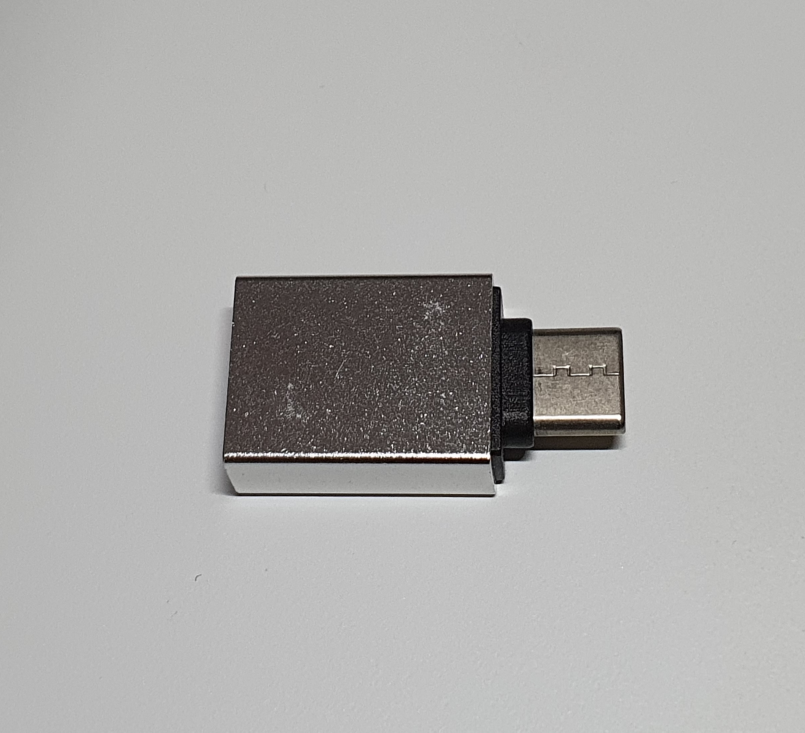
#> input picture sample.jpg, 2415 x 2197 px (shown at 1/3 size)
$ python term_project.py
#> lines starting #> are read from the running program, lines starting #| are printed output that depends on the picture; after the words box and inside, x2 and y2 are one past the last pixel; in counts of white or black regions, pixels touching at a corner belong together
import cv2
import numpy as np
from scipy.spatial import distance as dist

def measure_object(image_path, width_of_reference=3.5):
    """
    물체의 크기를 측정하는 함수
    :param image_path: 이미지 파일 경로
    :param width_of_reference: 참조 물체의 실제 너비 (cm)
    """
#> called with image_path = 'sample.jpg', width_of_reference = 3.5
    # 이미지 읽기
    image = cv2.imread(image_path)
#> image is the input picture: shape (2197, 2415, 3); mean B, G, R 172.8, 174.2, 175
    # 이미지 크기 조정
    image = cv2.resize(image, (800, 600))
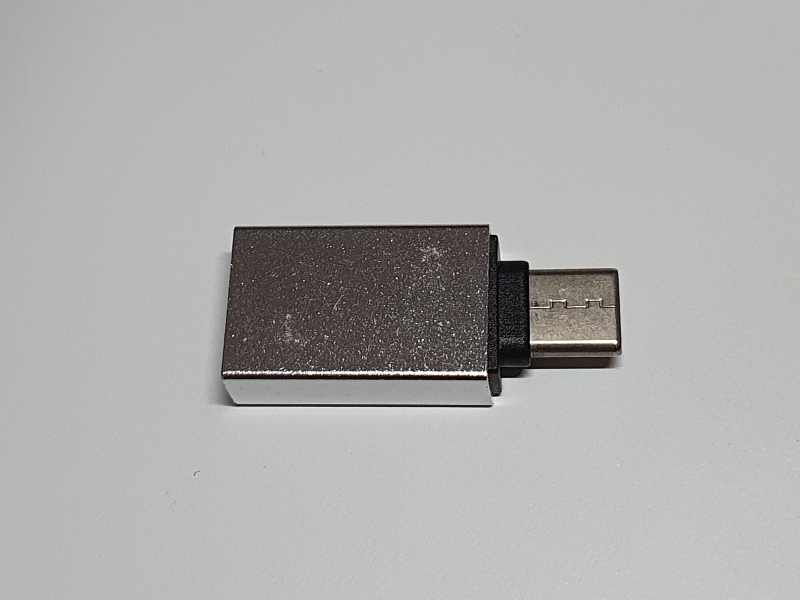
#> image: shape (600, 800, 3); mean B, G, R 172.7, 174.1, 174.8
    # 원본 이미지 복사
    orig = image.copy()

    # 그레이스케일 변환
    gray = cv2.cvtColor(image, cv2.COLOR_BGR2GRAY)
    # 가우시안 블러 적용
    blurred = cv2.GaussianBlur(gray, (7, 7), 0)
    # 엣지 검출
    edged = cv2.Canny(blurred, 50, 100)
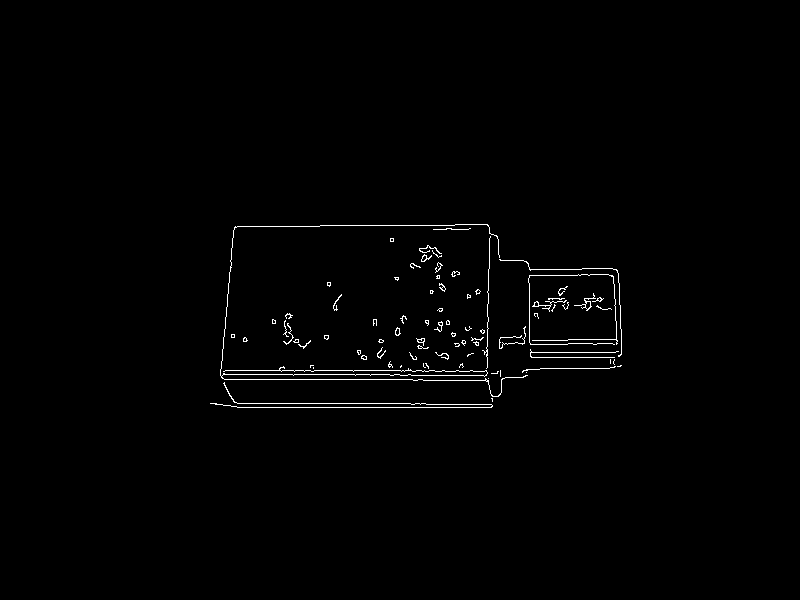
#> edged: shape (600, 800); 0.9% white in thin lines or dots, all inside (x1, y1, x2, y2) = (210, 224, 622, 408)

    # 윤곽선 찾기
    contours, _ = cv2.findContours(edged.copy(), cv2.RETR_EXTERNAL, cv2.CHAIN_APPROX_SIMPLE)
#> contours = 80 contours, 74 with area under 20; largest, box (x1, y1, x2, y2) and area: (574, 293, 596, 311) 43, (421, 254, 432, 262) 30, (220, 224, 528, 397) 29, (395, 327, 401, 336) 28, (532, 300, 567, 312) 26, (416, 338, 425, 346) 24
    # 면적 기준으로 윤곽선 정렬
    contours = sorted(contours, key=cv2.contourArea, reverse=True)[:5]
#> contours = 5 contours; box (x1, y1, x2, y2) and area: (574, 293, 596, 311) 43, (421, 254, 432, 262) 30, (220, 224, 528, 397) 29, (395, 327, 401, 336) 28, (532, 300, 567, 312) 26

    reference_object = None
    pixel_per_cm = None

    # 각 윤곽선 처리
    for c in contours:
        # 윤곽선 근사화
        peri = cv2.arcLength(c, True)
        approx = cv2.approxPolyDP(c, 0.02 * peri, True)

        # 참조 물체 찾기 (가장 왼쪽에 있는 물체로 가정)
        if reference_object is None:
            # 경계 상자 구하기
            box = cv2.minAreaRect(c)
            box = cv2.boxPoints(box)
            box = np.array(box, dtype="int")

            # 경계 상자 정렬
            box = order_points(box)

            # 참조 물체의 너비 계산 (픽셀)
            (tl, tr, br, bl) = box
            reference_width = dist.euclidean(tl, tr)

            # 픽셀 당 센티미터 비율 계산
            pixel_per_cm = reference_width / width_of_reference

            reference_object = (box, (0, 255, 0))
            continue

        # 다른 물체들의 크기 측정
        box = cv2.minAreaRect(c)
        box = cv2.boxPoints(box)
        box = np.array(box, dtype="int")
        box = order_points(box)

        # 물체의 치수 계산
        (tl, tr, br, bl) = box
        width_pixels = dist.euclidean(tl, tr)
        height_pixels = dist.euclidean(tl, bl)

        # 실제 크기로 변환 (센티미터)
        width_cm = width_pixels / pixel_per_cm
        height_cm = height_pixels / pixel_per_cm

        # 결과 표시
        mid_point = np.mean(box, axis=0).astype(int)
        cv2.putText(image, f"{width_cm:.1f}cm",
                   (mid_point[0] - 40, mid_point[1]),
                   cv2.FONT_HERSHEY_SIMPLEX, 0.65, (255, 0, 0), 2)
        cv2.putText(image, f"{height_cm:.1f}cm",
                   (mid_point[0] + 40, mid_point[1]),
                   cv2.FONT_HERSHEY_SIMPLEX, 0.65, (255, 0, 0), 2)

        # 윤곽선 그리기
        cv2.drawContours(image, [box.astype(int)], -1, (0, 0, 255), 2)
#> this loop made 5 passes
#> (peri, reference_width) on pass 1: (98.43, 22.2)
#> (peri, width_pixels) on passes 2 to 5: (33.21, 10.2), (2703, 306.7), (21.9, 5), (123.5, 34.06)
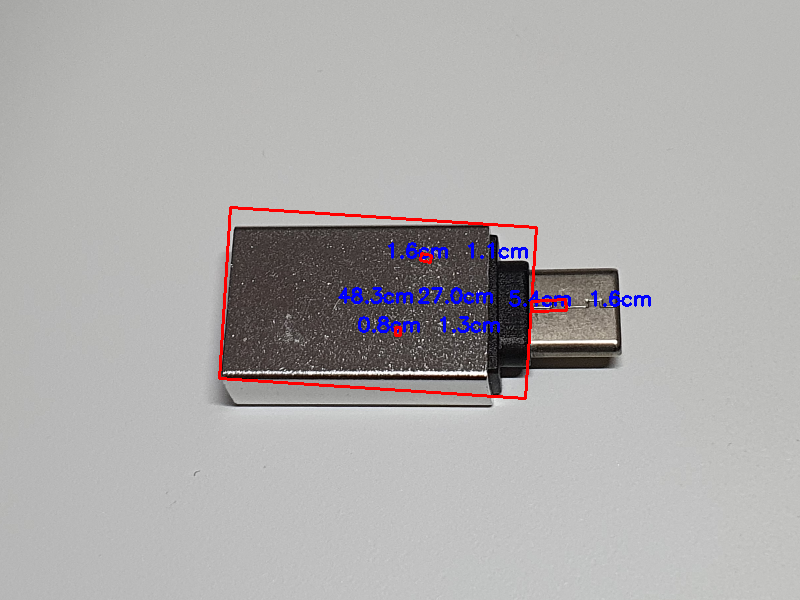
#> image: shape (600, 800, 3); 1.35% of pixels changed, all inside (x1, y1, x2, y2) = (218, 206, 651, 400)
#> after the loop, pixel_per_cm = 6.34; reference_width = 22.2

    # 결과 이미지 표시
    cv2.imshow("Image", image)
    cv2.waitKey(0)
    cv2.destroyAllWindows()

def order_points(pts):
    """
    경계 상자의 꼭지점들을 정렬하는 함수
    순서: 좌상단, 우상단, 우하단, 좌하단
    """
    rect = np.zeros((4, 2), dtype="float32")

    # 좌표 합으로 좌상단(min)과 우하단(max) 찾기
    s = pts.sum(axis=1)
    rect[0] = pts[np.argmin(s)]
    rect[2] = pts[np.argmax(s)]

    # 좌표 차로 우상단(min)과 좌하단(max) 찾기
    diff = np.diff(pts, axis=1)
    rect[1] = pts[np.argmin(diff)]
    rect[3] = pts[np.argmax(diff)]

    return rect

# 메인 실행 코드
if __name__ == "__main__":
    # 이미지 경로와 참조 물체의 실제 너비(cm)를 지정하여 실행
    image_path = "sample.jpg"
    reference_width = 3.5  # 참조 물체의 실제 너비 (cm)
    measure_object(image_path, reference_width)
